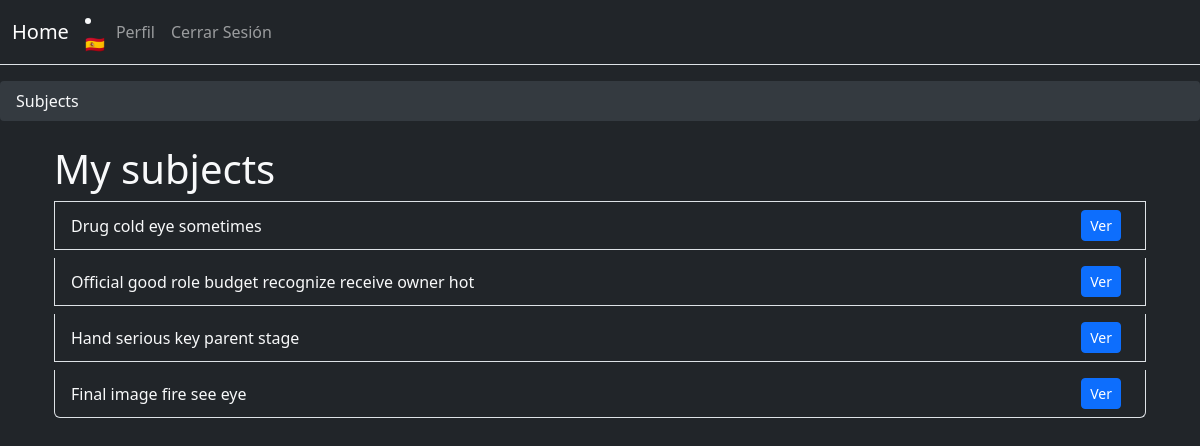
The page /subjects/ (signed in) on the database its author committed.
### subjects/models.py (models this page shows, shortened)
class Subject(models.Model):
    code = models.CharField(max_length=3, unique=True)
    name = models.CharField(max_length=50)
    teacher = models.ForeignKey(
        settings.AUTH_USER_MODEL, on_delete=models.CASCADE, related_name='teacher_subjects'
    )
    students = models.ManyToManyField(
        settings.AUTH_USER_MODEL, through='subjects.Enrollment', related_name='students_subjects'
    )

### subjects/views.py (the view, shortened to what this page needs)
# urls.py: path('', views.subjects_list, name='subjects_list'),
@login_required
def subjects_list(request):
    user = request.user
    isteacher = Profile.is_teacher(user)
    if isteacher:
        subjects = Subject.objects.filter(teacher=user)
        return render(request, 'subject_list.html', {'subjects': subjects, 'isteacher': isteacher})

### shared/context_processors.py (called while the page is built)
def breadcrumbs(request):
    crumbs = []
    if request.resolver_match:
        path_parts = request.path_info.strip('/').split('/')
        current_url = ''
        for part in path_parts:
            current_url += f'/{part}'
            crumbs.append({'title': part.capitalize(), 'url': current_url})
    if crumbs:
        crumbs[-1]['active'] = True
    return {'breadcrumbs': crumbs}

def subjects(request):
    user = request.user
    if user.is_authenticated:
        user = request.user
        isteacher = Profile.is_teacher(user)
        if isteacher:
            subjects = Subject.objects.filter(teacher=user)
        else:
            subjects = Subject.objects.filter(students=user)
        return {'subjects': subjects}
    return {}

### shared/templatetags/shared_extras.py (called while the page is built)
@register.inclusion_tag('includes/setlang.html', takes_context=True)
def setlang(context):
    LANGUAGES = {
        'en': '🇺🇸',
        'es': '🇪🇸',
    }
    current_lang = get_language()
    current_flag = LANGUAGES.pop(current_lang)
    next = context['request'].path
    return {
        'current_lang': current_lang,
        'current_flag': current_flag,
        'languages': LANGUAGES,
        'next': next,
    }

### users/models.py (called while the page is built)
    @classmethod
    def is_teacher(cls, user):
        return user.profile.role == Profile.Role.TEACHER

### subjects/templates/subject_list.html (shortened to what this page needs)
{% extends "base.html" %}
{% load i18n %}
 {% block body %}
<div class="container mt-4">
  <div class="list-group">
    <h1 class="text-light">{%translate "My subjects"%}</h1>
    {% for subject in subjects %}
    <div class="list-group-item bg-dark text-light mb-2">
      <div class="d-flex justify-content-between align-items-center">
        <div class="title">{{ subject.name }}</div>
        <div class="buttons">
          <a
            href="{% url "subjects:subjects_details" subject.code%}"
            class="btn btn-primary btn-sm me-2"
            >Ver</a
          >
        </div>
      </div>
    </div>
    {% empty %}
    <div class="list-group-item bg-dark text-light mb-2">
      Actualmente,No Tienes Subjects
    </div>
    {% endfor %}
  </div>
</div>
  {% endblock body %}

### shared/templates/base.html (style rules this page uses)
body { background-color: #212529; color: #f8f9fa; }

### rows shown on the page
Subject: name "Drug cold eye sometimes"
Subject: name "Official good role budget recognize receive owner hot"
Subject: name "Hand serious key parent stage"
Subject: name "Final image fire see eye"

### other values the page prints
{{ flag }} "🇪🇸"
{{ crumb.title }} "Subjects"
